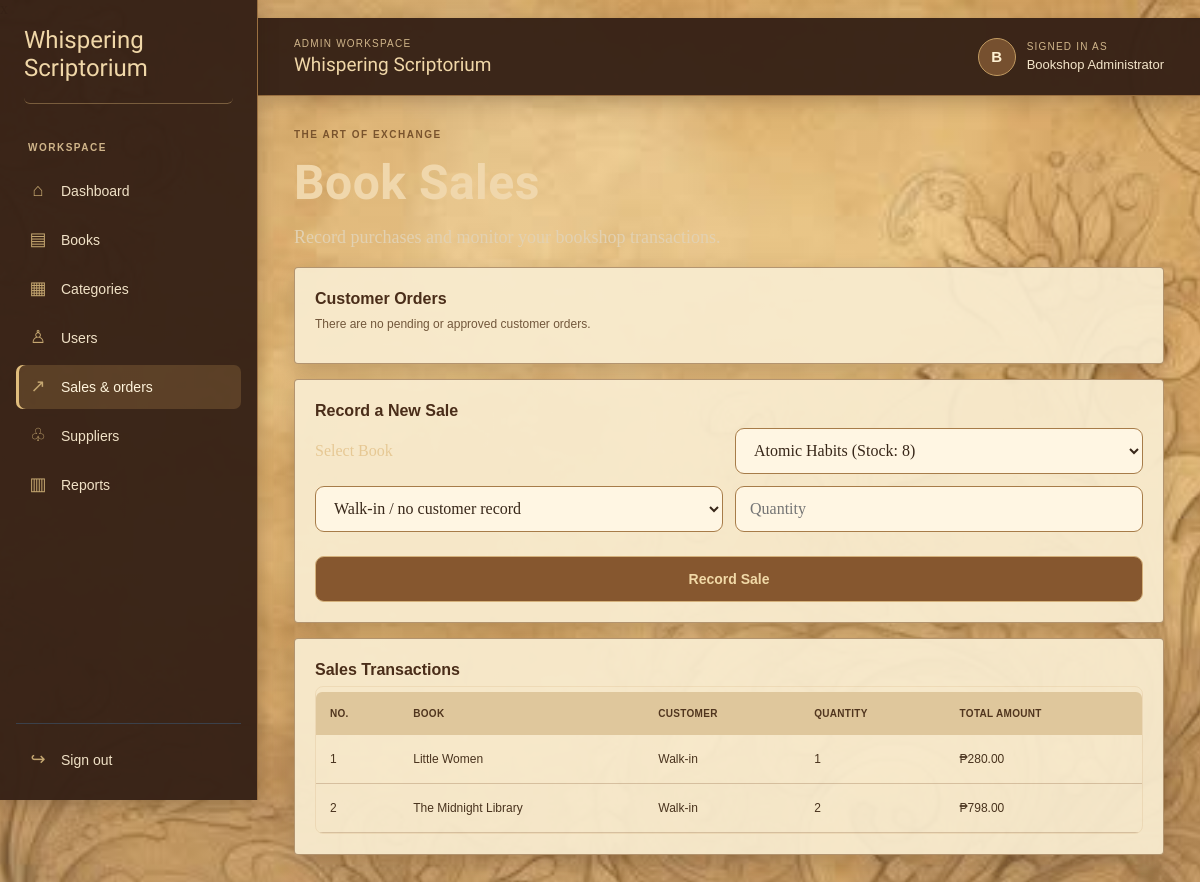
The page /index.php?page=sales (signed in) on the database its author committed.
### tables this page shows
CREATE TABLE IF NOT EXISTS sales (
    id INT UNSIGNED NOT NULL AUTO_INCREMENT,
    book_id INT UNSIGNED NULL,
    customer_id INT UNSIGNED NULL,
    book_title VARCHAR(255) NOT NULL,
    quantity INT UNSIGNED NOT NULL,
    total DECIMAL(10, 2) NOT NULL,
    created_at TIMESTAMP NOT NULL DEFAULT CURRENT_TIMESTAMP,
    PRIMARY KEY (id),
    KEY idx_sales_book (book_id),
    KEY idx_sales_customer (customer_id),
    CONSTRAINT fk_sales_book
        FOREIGN KEY (book_id) REFERENCES books (id) ON DELETE SET NULL,
    CONSTRAINT fk_sales_customer
        FOREIGN KEY (customer_id) REFERENCES customers (id) ON DELETE SET NULL
);

### config/database.php (called while the page is built, shortened)
<?php
function initializeBookshopSchema(PDO $connection): void
{
    $connection->exec(
        'CREATE TABLE IF NOT EXISTS categories (
            id INT UNSIGNED NOT NULL AUTO_INCREMENT,
            name VARCHAR(100) NOT NULL,
            PRIMARY KEY (id),
            UNIQUE KEY uq_categories_name (name)
        ) ENGINE=InnoDB'
    );
    $connection->exec(
        'CREATE TABLE IF NOT EXISTS suppliers (
            id INT UNSIGNED NOT NULL AUTO_INCREMENT,
            name VARCHAR(255) NOT NULL,
            contact VARCHAR(100) NOT NULL,
            created_at TIMESTAMP NOT NULL DEFAULT CURRENT_TIMESTAMP,
            PRIMARY KEY (id)
        ) ENGINE=InnoDB'
    );
    $connection->exec(
        'CREATE TABLE IF NOT EXISTS books (
            id INT UNSIGNED NOT NULL AUTO_INCREMENT,
            title VARCHAR(255) NOT NULL,
            author VARCHAR(255) NOT NULL,
            category_id INT UNSIGNED NOT NULL,
            supplier_id INT UNSIGNED NULL,
            price DECIMAL(10, 2) NOT NULL,
            stock INT UNSIGNED NOT NULL DEFAULT 0,
            cover_image VARCHAR(255) NOT NULL DEFAULT "assets/books/default-book.svg",
            description TEXT NULL,
            created_at TIMESTAMP NOT NULL DEFAULT CURRENT_TIMESTAMP,
            PRIMARY KEY (id),
            KEY idx_books_category (category_id),
            KEY idx_books_supplier (supplier_id),
            CONSTRAINT fk_books_category FOREIGN KEY (category_id) REFERENCES categories (id),
            CONSTRAINT fk_books_supplier FOREIGN KEY (supplier_id) REFERENCES suppliers (id) ON DELETE SET NULL
        ) ENGINE=InnoDB'
    );
    $coverImageColumn = $connection->query("SHOW COLUMNS FROM books LIKE 'cover_image'");
    $descriptionColumn = $connection->query("SHOW COLUMNS FROM books LIKE 'description'");
    $supplierColumn = $connection->query("SHOW COLUMNS FROM books LIKE 'supplier_id'");
    $connection->exec(
        'CREATE TABLE IF NOT EXISTS customers (
            id INT UNSIGNED NOT NULL AUTO_INCREMENT,
            user_id INT UNSIGNED NULL,
            name VARCHAR(255) NOT NULL,
            email VARCHAR(255) NOT NULL,
            created_at TIMESTAMP NOT NULL DEFAULT CURRENT_TIMESTAMP,
            PRIMARY KEY (id),
            UNIQUE KEY uq_customers_email (email),
            UNIQUE KEY uq_customers_user (user_id)
        ) ENGINE=InnoDB'
    );
    $connection->exec(
        'CREATE TABLE IF NOT EXISTS users (
            id INT UNSIGNED NOT NULL AUTO_INCREMENT,
            name VARCHAR(255) NOT NULL,
            username VARCHAR(80) NOT NULL,
            email VARCHAR(255) NOT NULL,
            password_hash VARCHAR(255) NOT NULL,
            role ENUM("admin", "client") NOT NULL DEFAULT "client",
            created_at TIMESTAMP NOT NULL DEFAULT CURRENT_TIMESTAMP,
            PRIMARY KEY (id),
            UNIQUE KEY uq_users_username (username),
            UNIQUE KEY uq_users_email (email)
        ) ENGINE=InnoDB'
    );
    $customerUserColumn = $connection->query("SHOW COLUMNS FROM customers LIKE 'user_id'");
    if ($customerUserColumn->fetch() === false) {
        $connection->exec(
            'ALTER TABLE customers ADD COLUMN user_id INT UNSIGNED NULL,
             ADD UNIQUE KEY uq_customers_user (user_id),
             ADD CONSTRAINT fk_customers_user FOREIGN KEY (user_id) REFERENCES users (id) ON DELETE SET NULL'
        );
    } else {
        $customerUserConstraint = $connection->query(
            "SELECT CONSTRAINT_NAME FROM information_schema.TABLE_CONSTRAINTS
             WHERE CONSTRAINT_SCHEMA = DATABASE() AND TABLE_NAME = 'customers'
             AND CONSTRAINT_NAME = 'fk_customers_user'"
        );
    }
    $connection->exec(
        'UPDATE customers
         INNER JOIN users ON users.email = customers.email
         SET customers.user_id = users.id
         WHERE customers.user_id IS NULL'
    );
    $connection->exec(
        'CREATE TABLE IF NOT EXISTS sales (
            id INT UNSIGNED NOT NULL AUTO_INCREMENT,
            book_id INT UNSIGNED NULL,
            customer_id INT UNSIGNED NULL,
            book_title VARCHAR(255) NOT NULL,
            quantity INT UNSIGNED NOT NULL,
            total DECIMAL(10, 2) NOT NULL,
            created_at TIMESTAMP NOT NULL DEFAULT CURRENT_TIMESTAMP,
            PRIMARY KEY (id),
            KEY idx_sales_book (book_id),
            KEY idx_sales_customer (customer_id),
            CONSTRAINT fk_sales_book FOREIGN KEY (book_id) REFERENCES books (id) ON DELETE SET NULL,
            CONSTRAINT fk_sales_customer FOREIGN KEY (customer_id) REFERENCES customers (id) ON DELETE SET NULL
        ) ENGINE=InnoDB'
    );
    $salesBookColumn = $connection->query("SHOW COLUMNS FROM sales LIKE 'book_id'");
    $salesCustomerColumn = $connection->query("SHOW COLUMNS FROM sales LIKE 'customer_id'");
    $connection->exec(
        'UPDATE sales INNER JOIN books ON books.title = sales.book_title
         SET sales.book_id = books.id WHERE sales.book_id IS NULL'
    );
    $connection->exec(
        'CREATE TABLE IF NOT EXISTS purchase_requests (
            id INT UNSIGNED NOT NULL AUTO_INCREMENT,
            user_id INT UNSIGNED NOT NULL,
            book_id INT UNSIGNED NOT NULL,
            quantity INT UNSIGNED NOT NULL,
            total DECIMAL(10, 2) NOT NULL,
            status ENUM("pending", "approved", "rejected") NOT NULL DEFAULT "pending",
            shipping_name VARCHAR(255) NOT NULL,
            phone VARCHAR(40) NOT NULL,
            shipping_address TEXT NULL,
            payment_method ENUM("cash_on_delivery") NOT NULL,
            payment_reference VARCHAR(120) NULL,
            payment_status ENUM("not_paid", "verification_pending", "paid") NOT NULL DEFAULT "not_paid",
            created_at TIMESTAMP NOT NULL DEFAULT CURRENT_TIMESTAMP,
            PRIMARY KEY (id),
            KEY idx_purchase_requests_status (status),
            KEY idx_purchase_requests_user (user_id),
            CONSTRAINT fk_purchase_requests_user
                FOREIGN KEY (user_id) REFERENCES users (id),
            CONSTRAINT fk_purchase_requests_book
                FOREIGN KEY (book_id) REFERENCES books (id)
        ) ENGINE=InnoDB'
    );
    $purchaseRequestColumns = [
        'shipping_name' => "VARCHAR(255) NOT NULL DEFAULT ''",
        'phone' => "VARCHAR(40) NOT NULL DEFAULT ''",
        'shipping_address' => 'TEXT NULL',
        'payment_method' => "ENUM('cash_on_delivery') NOT NULL DEFAULT 'cash_on_delivery'",
        'payment_reference' => 'VARCHAR(120) NULL',
        'payment_status' => "ENUM('not_paid', 'verification_pending', 'paid') NOT NULL DEFAULT 'not_paid'",
    ];
    foreach ($purchaseRequestColumns as $column => $definition) {
        $existingColumn = $connection->query(
            'SHOW COLUMNS FROM purchase_requests LIKE ' . $connection->quote($column)
        );
    }
}
function getDatabaseConnection()
{
    static $connection = null;
    if ($connection instanceof PDO) {
        return $connection;
    }
    $host = '127.0.0.1';
    $database = 'bookshop_db';
    $username = 'root';
    $password = '';
    try {
        $connection = new PDO("mysql:host={$host};dbname={$database};charset=utf8mb4", $username, $password, [
            PDO::ATTR_ERRMODE => PDO::ERRMODE_EXCEPTION,
            PDO::ATTR_DEFAULT_FETCH_MODE => PDO::FETCH_ASSOC,
            PDO::ATTR_EMULATE_PREPARES => false,
        ]);
        initializeBookshopSchema($connection);
    } catch (PDOException $exception) {
        http_response_code(500);
        exit(
            'Unable to connect to MySQL. Start MySQL in XAMPP and ensure the root user is available. '
            . 'Original error: ' . htmlspecialchars($exception->getMessage(), ENT_QUOTES, 'UTF-8')
        );
    }
    return $connection;
}

### repositories/classes/BaseRepository.php (called while the page is built, shortened)
<?php
class BaseRepository
{
    public function __construct()
    {
        $this->connection = getDatabaseConnection();
    }
}

### repositories/classes/BookRepository.php (called while the page is built, shortened)
<?php
class BookRepository extends BaseRepository
{
    public function getAll()
    {
        $statement = $this->connection->query(
            'SELECT books.id, books.title, books.author, books.description, categories.name AS category,
             books.supplier_id, suppliers.name AS supplier, books.price, books.stock, books.cover_image
             FROM books
             INNER JOIN categories ON categories.id = books.category_id
             LEFT JOIN suppliers ON suppliers.id = books.supplier_id
             ORDER BY books.title'
        );
        return $statement->fetchAll();
    }
}

### repositories/classes/SaleRepository.php (called while the page is built, shortened)
<?php
class SaleRepository extends BaseRepository
{
    public function getAll()
    {
        return $this->connection->query(
            'SELECT sales.book_title AS book, sales.quantity, sales.total, sales.created_at,
                    customers.name AS customer
             FROM sales
             LEFT JOIN customers ON customers.id = sales.customer_id
             ORDER BY sales.id DESC'
        )->fetchAll();
    }
}

### modules/sales_display.php (the view, shortened to what this page needs)
<section class="module-page">
<span class="eyebrow">THE ART OF EXCHANGE</span><h1>Book Sales</h1>
<p>Record purchases and monitor your bookshop transactions.</p>
<div class="content-panel">
<h2>Customer Orders</h2>
<?php $customerOrders = $saleRepo->getManageableRequests(); ?>
<?php if (empty($customerOrders)): ?>
<p>There are no pending or approved customer orders.</p>
<?php endif; ?>
</div>
<div class="content-panel"><h2>Record a New Sale</h2><?php if(isset($_SESSION['sale_error'])):?><p class="form-error"><?= htmlspecialchars($_SESSION['sale_error']) ?></p><?php unset($_SESSION['sale_error']); endif; ?>
<form method="POST" class="vintage-form"><label>Select Book</label><select name="book_id" required><?php foreach($bookRepo->getAll() as $book): ?><option value="<?= (int)$book['id'] ?>" <?= $book['stock']<=0?'disabled':'' ?>><?= htmlspecialchars($book['title']) ?> (Stock: <?= $book['stock'] ?>)</option><?php endforeach; ?></select>
<select name="customer_id"><option value="0">Walk-in / no customer record</option></select><input type="number" name="quantity" placeholder="Quantity" min="1" required><button type="submit" name="add_sale">Record Sale</button></form></div>
<div class="content-panel"><h2>Sales Transactions</h2><div class="table-scroll"><table><tr><th>No.</th><th>Book</th><th>Customer</th><th>Quantity</th><th>Total Amount</th></tr>
<?php foreach($_SESSION['sales'] as $i=>$sale): ?><tr><td><?= $i+1 ?></td><td><?= htmlspecialchars($sale['book']) ?></td><td><?= htmlspecialchars($sale['customer']??'Walk-in') ?></td><td><?= $sale['quantity'] ?></td><td>₱<?= number_format($sale['total'],2) ?></td></tr><?php endforeach; ?>
</table></div></div></section>

### rows shown on the page
sales: book_title "Little Women", customer "Walk-in", quantity "1", total "280.00"
sales: book_title "The Midnight Library", customer "Walk-in", quantity "2", total "798.00"

### other values the page prints
substr($_SESSION['user_name'] ?? 'A', 0, 1) "B"
$_SESSION['user_name'] "Bookshop Administrator"
form field book_id "Atomic Habits (Stock: 8)"
